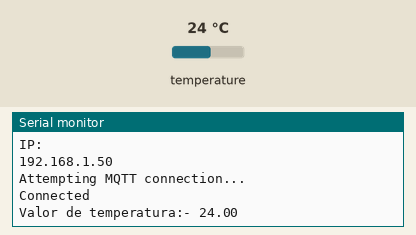
Recording of a program running on a simulated ESP32. Shown: the last lines printed to the serial monitor. The inputs (shaded band) are chosen by the test bench; at power-on: temperature 24 °C. WiFi joins after 1.5 s; servers stay silent unless stated; no MQTT or app messages arrive unless stated.

Above: at 2.7 s.
2.8 s: temperature set to 12 °C
At 4.5 s:
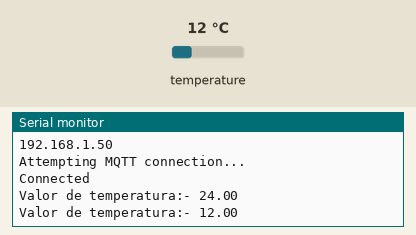
5.3 s: temperature set to 19 °C
At 7.0 s:
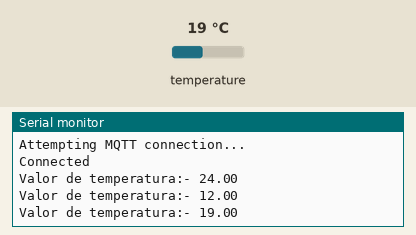
Timing chart, 0 to 8.5 s (numbered marks = the images above; inputs shaded):
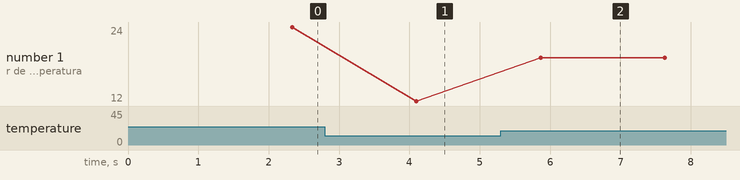

Measured:
- after the input at 2.8 s, the serial monitor: prints a new line after 1.3 s (image 1)
- after the input at 5.3 s, the serial monitor: prints a new line after 0.56 s (image 2)
- plotted number 1: 24 → 12 after the input at 2.8 s, 12 → 19 after the input at 5.3 s

The program:

main.cpp
```cpp
#include <Arduino.h>
#include <WiFi.h>
#include <PubSubClient.h>
#include <OneWire.h>
#include <DallasTemperature.h>

#define WIFISSID "SSID"
#define PASSWORD "PASS"
#define TOKEN "TOKEN"
#define MQTT_CLIENT_NAME "RandomName"


#define VARIABLE_LABEL "Temperature"
#define DEVICE_LABEL "esp32"

#define ONE_WIRE_BUS 4

OneWire oneWire(ONE_WIRE_BUS);
DallasTemperature sensors(&oneWire);


char mqttBroker[]  = "things.ubidots.com";
char payload[100];
char topic[150];
char topicSubscribe[100];

char str_Temp[10];

float prevtmp;


WiFiClient ubidots;
PubSubClient client(ubidots);


void reconnect() {
  while (!client.connected()) {
    Serial.println("Attempting MQTT connection...");

    if (client.connect(MQTT_CLIENT_NAME, TOKEN, "")) {
      Serial.println("Connected");
      client.subscribe(topicSubscribe);
    } else {
      Serial.print("Failed, rc=");
      Serial.print(client.state());
      Serial.println(" try again in 2 seconds");
      delay(2000);
    }
  }
}

void setup() {
  Serial.begin(115200);
  sensors.begin();
  WiFi.begin(WIFISSID, PASSWORD);

  Serial.println();
  Serial.print("Waiting Connections...");

  while (WiFi.status() != WL_CONNECTED) {
    Serial.print(".");
    delay(500);
  }

  Serial.println("");
  Serial.println("WiFi Conectado");
  Serial.println("IP: ");
  Serial.println(WiFi.localIP());
  client.setServer(mqttBroker, 1883);

}

void loop() {
  if (!client.connected()) {
    client.subscribe(topicSubscribe);
    reconnect();
  }

  sprintf(topic, "%s%s", "/v1.6/devices/", DEVICE_LABEL);
  sprintf(payload, "%s", "");
  sprintf(payload, "{\"%s\":", VARIABLE_LABEL);
  sensors.requestTemperatures();
  float Temp = sensors.getTempCByIndex(0);
  if(Temp+100>=0){
    prevtmp = Temp;
  }
  Serial.print("Valor de temperatura:- ");Serial.println(prevtmp);

  dtostrf(prevtmp, 4, 2, str_Temp);

  sprintf(payload, "%s {\"value\": %s}}", payload, str_Temp);
  client.publish(topic, payload);
  client.loop();

  delay(1000);
}
```
